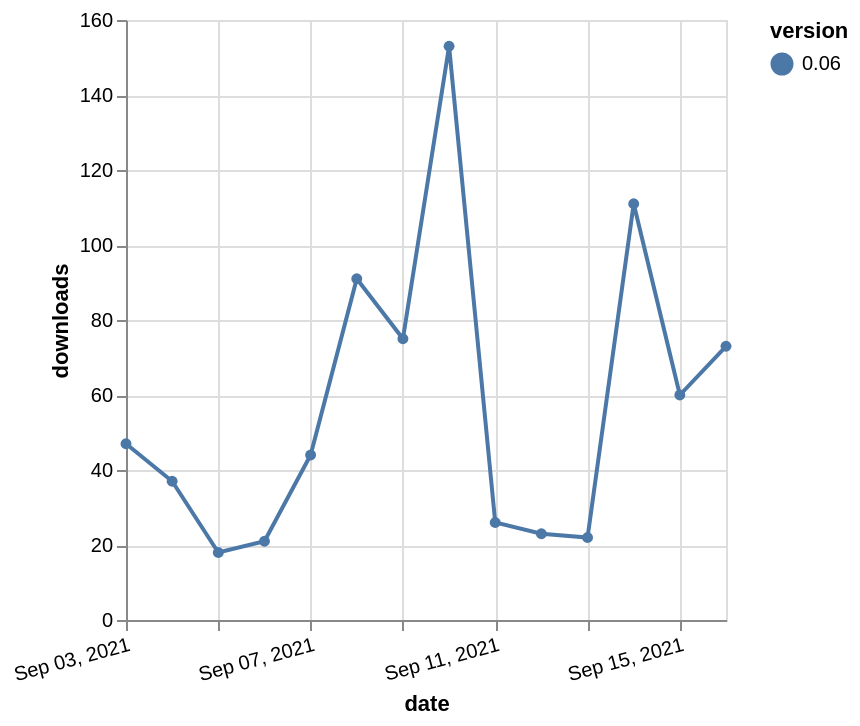

Vega-Lite specification for this chart:
### Vega-Lite specification from a JSON file in a GitHub repository (floating-point values rounded to 4 significant figures)
{"$schema": "https://vega.github.io/schema/vega-lite/v5.json", "description": "A simple bar chart with embedded data.", "data": {"values": [{"date": "2021-09-03", "total": 78637, "delta": 47, "version": "0.06"}, {"date": "2021-09-04", "total": 78674, "delta": 37, "version": "0.06"}, {"date": "2021-09-05", "total": 78692, "delta": 18, "version": "0.06"}, {"date": "2021-09-06", "total": 78713, "delta": 21, "version": "0.06"}, {"date": "2021-09-07", "total": 78757, "delta": 44, "version": "0.06"}, {"date": "2021-09-08", "total": 78848, "delta": 91, "version": "0.06"}, {"date": "2021-09-09", "total": 78923, "delta": 75, "version": "0.06"}, {"date": "2021-09-10", "total": 79076, "delta": 153, "version": "0.06"}, {"date": "2021-09-11", "total": 79102, "delta": 26, "version": "0.06"}, {"date": "2021-09-12", "total": 79125, "delta": 23, "version": "0.06"}, {"date": "2021-09-13", "total": 79147, "delta": 22, "version": "0.06"}, {"date": "2021-09-14", "total": 79258, "delta": 111, "version": "0.06"}, {"date": "2021-09-15", "total": 79318, "delta": 60, "version": "0.06"}, {"date": "2021-09-16", "total": 79391, "delta": 73, "version": "0.06"}]}, "width": "container", "mark": {"type": "line", "point": {"filled": true}}, "encoding": {"x": {"field": "date", "type": "temporal", "timeUnit": "yearmonthdate", "title": "date", "axis": {"labelAngle": -15}}, "y": {"field": "delta", "type": "quantitative", "title": "downloads"}, "color": {"field": "version", "type": "nominal"}, "tooltip": {"field": "delta"}}}
